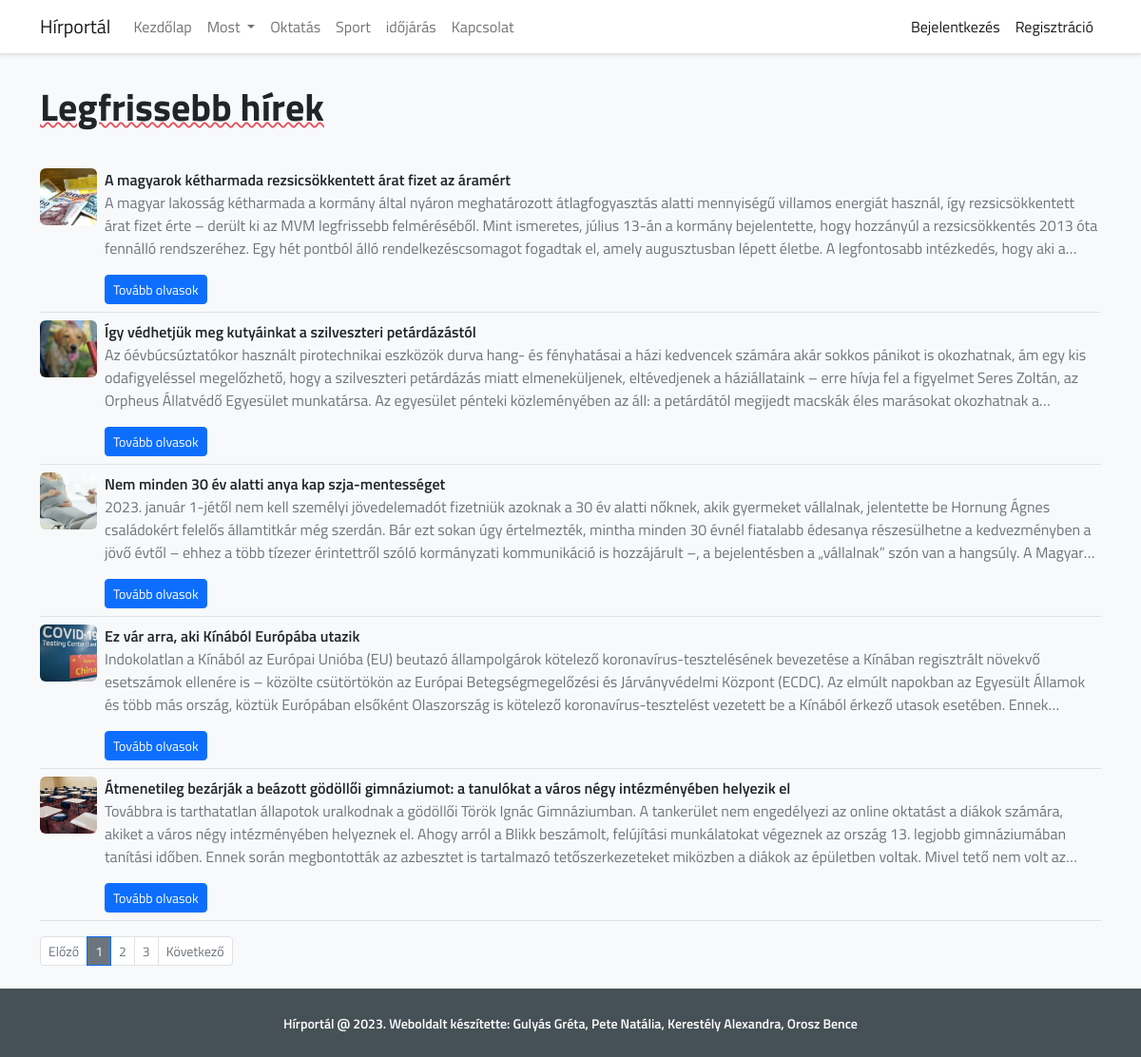
The app's page /news?page=1&type=1 with its own data.
### tables this page shows
CREATE TABLE `news` (
  `id` int(11) NOT NULL,
  `title` varchar(255) NOT NULL,
  `type` int(11) NOT NULL,
  `description` text NOT NULL,
  `image` varchar(255) NOT NULL,
  `created_at` datetime NOT NULL
);

### index.php (called while the page is built, shortened)
<?php
require_once('Route.php');
$route = new Route();
$route->add("/", "home.php",'Kezdőlap');
$route->add("/most/belfold", "belfold.php",'Belföld');
$route->add("/most/kulfold", "kulfold.php",'Külföld');
$route->add("/oktatas", "oktatas.php",'Oktatás');
$route->add("/sport", "sport.php",'Sport');
$route->add("/idojaras", "idojaras.php",'Időjárás');
$route->add("/kapcsolat", "kapcsolat.php",'Kapcsolat');
$route->add("/news", "news/index.php",'Legfrissebb hírek');

### libs/User.php (called while the page is built, shortened)
<?php
class User
{
    public static function isLogged(){
        return false;
    }
}

### libs/News.php (called while the page is built, shortened)
<?php
class News
{
    public static $table = "news";
    public static function getNewsWithPaginate($items_per_page,$page,$type){
        if($page > 0 && $page <= News::paginateNumberOfPage($items_per_page,$type)){
            $page_first_result = ($page-1) * $items_per_page;
            if($type == -1){
                $sql = "SELECT * FROM ".News::$table." LIMIT " . $page_first_result . "," . $items_per_page;
            }
            else{
                $sql = "SELECT * FROM ".News::$table." WHERE type=".$type." LIMIT " . $page_first_result . "," . $items_per_page;
            }
            if($stmt = mysqli_prepare($GLOBALS['connection'], $sql)){
                if(mysqli_stmt_execute($stmt)){
                    $array = [];
                    mysqli_stmt_store_result($stmt);
                    mysqli_stmt_bind_result($stmt, $id, $title, $type, $description, $image,$created_at);
                    while (mysqli_stmt_fetch($stmt)) {
                        $data = [];
                        $data['id'] = $id;
                        $data['title'] = $title;
                        $data['description'] = $description;
                        $data['type'] = $type;
                        $data['image'] = $image;
                        $data['created_at'] = $created_at;
                        array_push($array,$data);
                    }
                    return $array;
                }
                else return null;
            }
            else return null;
        }
        else return null;
    }
    public static function paginateNumberOfPage($items_per_page,$type){
        if($type == -1){
            $query = "SELECT * FROM ".News::$table;
        }
        else{
            $query = "SELECT * FROM ".News::$table." WHERE type=".$type;
        }
        $result = mysqli_query($GLOBALS['connection'], $query);
        $number_of_result = mysqli_num_rows($result);
        return ceil ($number_of_result / $items_per_page);
    }
}

### pages/news/index.php (the view, shortened to what this page needs)
<?php
require_once ('libs/News.php');
$current_page = 1;
$items_per_page = 5;
$type = -1;
if (isset ($_GET['page']) ) {
    $current_page = $_GET['page'];
}
$items = News::getNewsWithPaginate($items_per_page,$current_page,$type);
?>
<div class="container py-2">
    <div class="d-flex flex-nowrap justify-content-between align-items-center py-4">
        <h1 class="fw-bold">Legfrissebb hírek</h1>
    </div>
    <div class="product-content">
        <div class="row">
            <div class="col-12">
                <div class="row">
                    <?php if(!empty($items)): ?>
                        <?php foreach ($items as $item): ?>
                            <div class="col-12">
                                <div class="product-item border-bottom py-2 d-flex flex-row justify-content-between">
                                    <div class="item-description d-flex flex-row flex-nowrap">
                                        <div class="rounded me-2"
                                            style="background: url(<?php echo './public/images/news/'.$item['image']?>);
                                                    background-size: cover;
                                                    min-width: 60px!important;
                                                    height: 60px;"
                                        ></div>
                                        <div class="">
                                            <p class="fw-semibold mb-0"><?php echo $item['title']?></p>
                                            <p class="text-muted news-description"><?php echo $item['description']?></p>
                                            <a class="btn btn-primary btn-sm" href="<?php echo Route::getRoute('/news/'.$item['id'].'/show')?>">Tovább olvasok</a>
                                        </div>
                                    </div>
                                </div>
                            </div>
                        <?php endforeach;
                    else: ?>
                        <div>Nem található hír.</div>
                    <?php endif;?>
                </div>
                <div class="tab-content mt-3" id="myTabContent">
                    <div class="tab-pane show active" id="home" role="tabpanel" aria-labelledby="home-tab">
                        <nav aria-label="Lapozás">
                            <ul class="pagination pagination-sm">
                                <?php
                                $param['type'] = ($type != -1) ? '&type='.$type : '';
                                ?>
                                <li class="page-item <?php if($current_page == 1) echo 'disabled'?>">
                                    <a class="page-link text-secondary" href="<?php echo Route::getRoute('/news').'?page='.($current_page-1).$param['type']?>">Előző</a>
                                </li>
                                <?php for($page = 1; $page <= News::paginateNumberOfPage($items_per_page,$type); $page++): ?>
                                    <?php
                                    $param['page'] = 'page='.$page;
                                    ?>
                                    <li class="page-item <?php if($page == $current_page) echo 'active'?>">
                                        <a class="page-link <?php echo ($page == $current_page) ? 'bg-secondary text-white' : 'text-secondary' ?>" href="<?php echo Route::getRoute('/news').'?'.$param['page'].$param['type']?>"><?php echo $page ?></a>
                                    </li>
                                <?php endfor; ?>
                                <li class="page-item <?php if($current_page >= News::paginateNumberOfPage($items_per_page,$type)) echo 'disabled'?>">
                                    <a class="page-link text-secondary" href="<?php echo Route::getRoute('/news').'?page='.($current_page+1).$param['type']?>" tabindex="-1" aria-disabled="true">Következő</a>
                                </li>
                            </ul>
                        </nav>
                    </div>
                </div>
            </div>
        </div>
    </div>
</div>

### pages/layouts/app.php (shortened to what this page needs)
<?php
    require PATH . '/libs/User.php';
    $links = [
        [
            'link' => '/',
            'type' => 'simple',
            'name' => 'Kezdőlap'
        ],
        [
            'link' => '/most',
            'type' => 'submenu',
            'name' => 'Most',
            'items' => [
                [
                    'link' => '/most/belfold',
                    'name' => 'Belföld'
                ],
                [
                    'link' => '/most/kulfold',
                    'name' => 'Külföld'
                ],
            ]
        ],
        [
            'link' => '/oktatas',
            'type' => 'simple',
            'name' => 'Oktatás'
        ],
        [
            'link' => '/sport',
            'type' => 'simple',
            'name' => 'Sport'
        ],
        [
            'link' => '/idojaras',
            'type' => 'simple',
            'name' => 'időjárás'
        ],
        [
            'link' => '/kapcsolat',
            'type' => 'simple',
            'name' => 'Kapcsolat'
        ],
    ];
?>
<!DOCTYPE html>
<html lang="en">
<head>
    <link href="https://cdnjs.cloudflare.com/ajax/libs/font-awesome/4.4.0/css/font-awesome.min.css" rel='stylesheet' type='text/css'>
    <link href="https://cdn.jsdelivr.net/npm/bootstrap@5.2.0-beta1/dist/css/bootstrap.min.css" rel="stylesheet">
    <link rel="stylesheet" href="<?php echo BASE_URL.'/public/css/app.css'?>">
    <link rel="stylesheet" href="https://cdnjs.cloudflare.com/ajax/libs/font-awesome/6.1.1/css/all.min.css">
</head>
<body id="app-layout">
    <nav class="navbar navbar-expand-lg bg-white border-bottom shadow-sm">
        <div class="container">
            <a class="navbar-brand" href="<?php echo BASE_URL?>">
                <?php echo APP_NAME ?>
            </a>
            <div class="collapse navbar-collapse" id="navbarSupportedContent">
                <ul class="main-nav navbar-nav me-auto mb-2 mb-lg-0">
                    <?php foreach ($links as $item): ?>
                        <?php if($item['type'] == 'simple'):?>
                            <li class="nav-item">
                                <a class="nav-link <?php ob_start(); echo (Route::currentRoute() == Route::getRoute($item['link'])) ? 'active' : ''?>" href="<?php echo Route::getRoute($item['link'])?>"><?php echo $item['name']?></a>
                            </li>
                        <?php else:?>
                            <li class="nav-item dropdown">
                                <a class="nav-link dropdown-toggle" href="#" id="navbarDropdown" role="button" data-bs-toggle="dropdown" aria-expanded="false">
                                    <?php echo $item['name']?>
                                </a>
                            </li>
                        <?php endif;?>
                    <?php endforeach;?>
                </ul>
                <ul class="navbar-nav ms-auto">
                    <?php if(User::isLogged()): ?>
                        <li class="nav-item dropdown">
                            <a class="nav-link dropdown-toggle" href="#" id="navbarDropdown" role="button" data-bs-toggle="dropdown" aria-expanded="false">
                                <?php echo User::me()['first_name'] .' '. User::me()['last_name']?>
                            </a>
                            <ul class="dropdown-menu">
                                <li><a class="dropdown-item" href="<?php echo Route::getRoute('/profile/'.User::me()['id']) ?>">Profil megtekintése</a></li>
                                <li><a class="dropdown-item" href="<?php echo Route::getRoute('/logout') ?>">Kijelentkezés</a></li>
                            </ul>
                        </li>
                    <?php else: ?>
                        <li class="nav-item">
                            <a class="nav-link active" aria-current="page" href="<?php echo Route::getRoute('/login') ?>">Bejelentkezés</a>
                        </li>
                        <li class="nav-item">
                            <a class="nav-link active" aria-current="page" href="<?php echo Route::getRoute('/register') ?>">Regisztráció</a>
                        </li>
                    <?php endif; ?>
                </ul>
            </div>
        </div>
    </nav>
    <main class="bg-light">
        <?php include($childView); ?>
    </main>
    <footer class="py-4">
        <div class="container">
            <p class="text-center m-0">
                <small class="text-white fw-semibold">Hírportál @ <?php echo date("Y"); ?>. Weboldalt készítette: Gulyás Gréta, Pete Natália, Kerestély Alexandra, Orosz Bence</small>
            </p>
        </div>
    </footer>
</body>
</html>

### public/css/app.css (style rules this page uses)
.news-description { display: -webkit-box; -webkit-line-clamp: 3; -webkit-box-orient: vertical; overflow: hidden; text-overflow: ellipsis; }
footer { background-color: #465157!important; }
h1 { text-decoration: #e8505b; text-decoration-style: wavy; text-decoration-line: underline; text-decoration-thickness: 2px; }

### pages/layouts/app.php (style rules this page uses)
body { font-family: 'Titillium Web'; }

### records on screen
news: image (picture), title "A magyarok kétharmada rezsicsökkentett árat fizet az áramért", description "A magyar lakosság kétharmada a kormány által nyáron meghatározott átlagfogyasztás alatti mennyiségű villamos energiát használ, így rezsicsökkentett árat fizet érte – derült ki az MVM legfrissebb felméréséből. Mint ismeretes, július 13-án a kormány bejelentette, hogy hozzányúl a rezsicsökkentés 2013 óta fennálló rendszeréhez. Egy hét pontból álló rendelkezéscsomagot fogadtak el, amely augusztusban lépett életbe. A legfontosabb intézkedés, hogy aki…"
news: image (picture), title "Így védhetjük meg kutyáinkat a szilveszteri petárdázástól", description "Az óévbúcsúztatókor használt pirotechnikai eszközök durva hang- és fényhatásai a házi kedvencek számára akár sokkos pánikot is okozhatnak, ám egy kis odafigyeléssel megelőzhető, hogy a szilveszteri petárdázás miatt elmeneküljenek, eltévedjenek a háziállataink – erre hívja fel a figyelmet Seres Zoltán, az Orpheus Állatvédő Egyesület munkatársa. Az egyesület pénteki közleményében az áll: a petárdától megijedt macskák éles marásokat okozhatnak…"
news: image (picture), title "Nem minden 30 év alatti anya kap szja-mentességet", description "2023. január 1-jétől nem kell személyi jövedelemadót fizetniük azoknak a 30 év alatti nőknek, akik gyermeket vállalnak, jelentette be Hornung Ágnes családokért felelős államtitkár még szerdán. Bár ezt sokan úgy értelmezték, mintha minden 30 évnél fiatalabb édesanya részesülhetne a kedvezményben a jövő évtől – ehhez a több tízezer érintettről szóló kormányzati kommunikáció is hozzájárult –, a bejelentésben a „vállalnak” szón van a hangsúly. A…"
news: image (picture), title "Ez vár arra, aki Kínából Európába utazik", description "Indokolatlan a Kínából az Európai Unióba (EU) beutazó állampolgárok kötelező koronavírus-tesztelésének bevezetése a Kínában regisztrált növekvő esetszámok ellenére is – közölte csütörtökön az Európai Betegségmegelőzési és Járványvédelmi Központ (ECDC). Az elmúlt napokban az Egyesült Államok és több más ország, köztük Európában elsőként Olaszország is kötelező koronavírus-tesztelést vezetett be a Kínából érkező utasok esetében.…"
news: image (picture), title "Átmenetileg bezárják a beázott gödöllői gimnáziumot: a tanulókat a város négy intézményében helyezik el", description "Továbbra is tarthatatlan állapotok uralkodnak a gödöllői Török Ignác Gimnáziumban. A tankerület nem engedélyezi az online oktatást a diákok számára, akiket a város négy intézményében helyeznek el. Ahogy arról a Blikk beszámolt, felújítási munkálatokat végeznek az ország 13. legjobb gimnáziumában tanítási időben. Ennek során megbontották az azbesztet is tartalmazó tetőszerkezeteket miközben a diákok az épületben voltak. Mivel tető nem volt…"

### other values on screen
APP_NAME "Hírportál"
$item['name'] "Kezdőlap"
$item['name'] "Most"
$item['name'] "Oktatás"
$item['name'] "Sport"
$item['name'] "időjárás"
$item['name'] "Kapcsolat"
